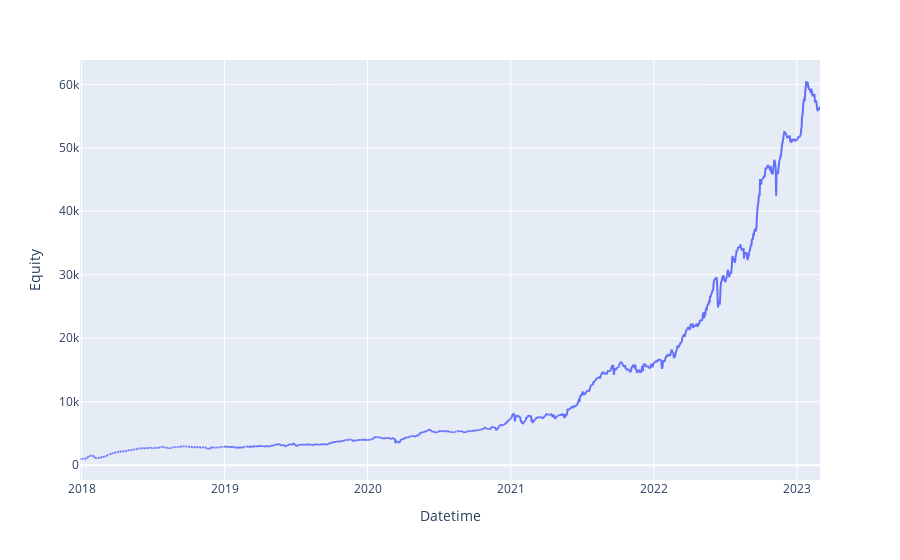

The cell this chart's notebook holds for it:
### Code cell
my_strategy2.stats.equity_trades_profit_fig.show()

### Figure 1 — Plotly figure (JSON) as saved in the notebook; plotly's stock layout.template omitted (floating-point values rounded to 4 significant figures; data arrays with more than 128 entries replaced by an {"elided": "..."} marker saying what was removed)
{"data": [{"hovertemplate": "Datetime=%{x}<br>Equity=%{y}<extra></extra>", "legendgroup": "", "line": {"color": "#636efa", "dash": "solid"}, "marker": {"symbol": "circle"}, "mode": "lines", "name": "", "showlegend": false, "type": "scattergl", "x": {"elided": "1890 str values"}, "xaxis": "x", "y": {"elided": "1890 float values"}, "yaxis": "y"}], "layout": {"legend": {"tracegroupgap": 0}, "margin": {"t": 60}, "xaxis": {"anchor": "y", "domain": [0, 1], "title": {"text": "Datetime"}}, "yaxis": {"anchor": "x", "domain": [0, 1], "title": {"text": "Equity"}}}}
